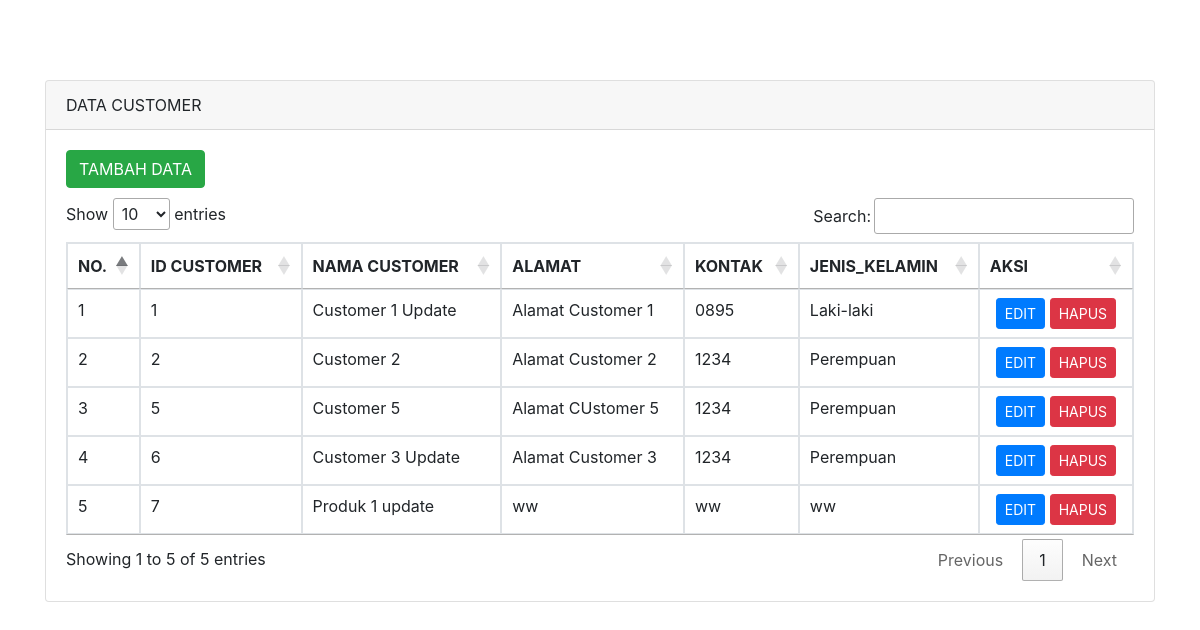
/customer/index.php, run on the app's committed database.
### tables this page shows
CREATE TABLE `customer` (
  `id` int NOT NULL AUTO_INCREMENT,
  `nama` varchar(100) NOT NULL,
  `alamat` varchar(100) NOT NULL,
  `kontak` varchar(100) NOT NULL,
  `jenis_kelamin` varchar(100) NOT NULL,
  PRIMARY KEY (`id`)
);

### customer/index.php (the view, shortened to what this page needs)
<!doctype html>
<html lang="en">
  <head>
    <link rel="stylesheet" href="https://stackpath.bootstrapcdn.com/bootstrap/4.4.1/css/bootstrap.min.css">
    <link rel="stylesheet" href="//cdn.datatables.net/1.10.20/css/jquery.dataTables.min.css">
  </head>
  <body>
    <div class="container" style="margin-top: 80px">
      <div class="row">
        <div class="col-md-12">
          <div class="card">
            <div class="card-header">
              DATA CUSTOMER
            </div>
            <div class="card-body">
              <a href="tambah-customer.php" class="btn btn-md btn-success" style="margin-bottom: 10px">TAMBAH DATA</a>
              <table class="table table-bordered" id="myTable">
                <thead>
                  <tr>
                    <th scope="col">NO.</th>
                    <th scope="col">ID CUSTOMER</th>
                    <th scope="col">NAMA CUSTOMER</th>
                    <th scope="col">ALAMAT</th>
                    <th scope="col">KONTAK</th>
                    <th scope="col">JENIS_KELAMIN</th>
                    <th scope="col">AKSI</th>
                  </tr>
                </thead>
                <tbody>
                  <?php
                      include('../koneksi.php');
                      $no = 1;
                      $query = mysqli_query($connection,"SELECT * FROM customer");
                      while($row = mysqli_fetch_array($query)){
                  ?>
                  <tr>
                      <td><?php echo $no++ ?></td>
                      <td><?php echo $row['id'] ?></td>
                      <td><?php echo $row['nama'] ?></td>
                      <td><?php echo $row['alamat'] ?></td>
                      <td><?php echo $row['kontak'] ?></td>
                      <td><?php echo $row['jenis_kelamin'] ?></td>
                      <td class="text-center">
                        <a href="edit-customer.php?id=<?php echo $row['id'] ?>" class="btn btn-sm btn-primary">EDIT</a>
                        <a href="hapus-customer.php?id=<?php echo $row['id'] ?>" class="btn btn-sm btn-danger">HAPUS</a>
                      </td>
                  </tr>
                <?php } ?>
                </tbody>
              </table>
            </div>
          </div>
      </div>
    </div>
  </body>
</html>

### data on the page
customer: id "1", nama "Customer 1 Update", alamat "Alamat Customer 1", kontak "0895", jenis_kelamin "Laki-laki"
customer: id "2", nama "Customer 2", alamat "Alamat Customer 2", kontak "1234", jenis_kelamin "Perempuan"
customer: id "5", nama "Customer 5", alamat "Alamat CUstomer 5", kontak "1234", jenis_kelamin "Perempuan"
customer: id "6", nama "Customer 3 Update", alamat "Alamat Customer 3", kontak "1234", jenis_kelamin "Perempuan"
customer: id "7", nama "Produk 1 update", alamat "ww", kontak "ww", jenis_kelamin "ww"
